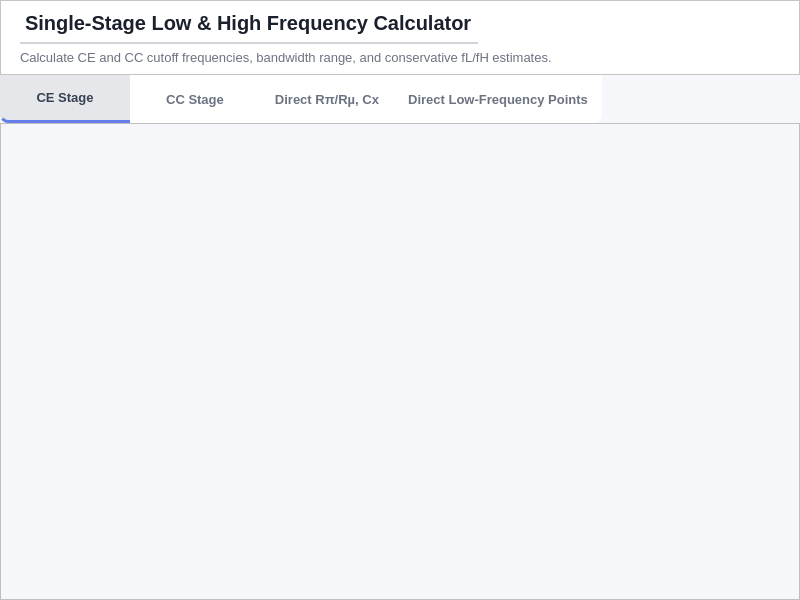
<?xml version="1.0" encoding="UTF-8"?>
<ui version="4.0">
 <class>Form</class>
 <widget class="QWidget" name="Form">
  <property name="geometry">
   <rect>
    <x>0</x>
    <y>0</y>
    <width>800</width>
    <height>600</height>
   </rect>
  </property>
  <property name="windowTitle">
   <string>Form</string>
  </property>
  <property name="styleSheet">
   <string notr="true">background-color: #f5f7fa;</string>
  </property>
  <layout class="QVBoxLayout" name="verticalLayout">
   <property name="spacing">
    <number>0</number>
   </property>
   <property name="leftMargin">
    <number>0</number>
   </property>
   <property name="topMargin">
    <number>0</number>
   </property>
   <property name="rightMargin">
    <number>0</number>
   </property>
   <property name="bottomMargin">
    <number>0</number>
   </property>
   <item>
    <widget class="QFrame" name="topBarFrame">
     <property name="sizePolicy">
      <sizepolicy hsizetype="Preferred" vsizetype="Fixed">
       <horstretch>0</horstretch>
       <verstretch>0</verstretch>
      </sizepolicy>
     </property>
     <property name="minimumSize">
      <size>
       <width>0</width>
       <height>70</height>
      </size>
     </property>
     <property name="maximumSize">
      <size>
       <width>16777215</width>
       <height>75</height>
      </size>
     </property>
     <property name="styleSheet">
      <string notr="true">background-color: white;</string>
     </property>
     <property name="frameShape">
      <enum>QFrame::Shape::StyledPanel</enum>
     </property>
     <layout class="QGridLayout" name="gridLayout_2">
      <item row="0" column="0">
       <spacer name="horizontalSpacer_4">
        <property name="orientation">
         <enum>Qt::Orientation::Horizontal</enum>
        </property>
        <property name="sizeType">
         <enum>QSizePolicy::Policy::Fixed</enum>
        </property>
        <property name="sizeHint" stdset="0">
         <size>
          <width>10</width>
          <height>20</height>
         </size>
        </property>
       </spacer>
      </item>
      <item row="0" column="1">
       <layout class="QVBoxLayout" name="verticalLayout_2">
        <property name="spacing">
         <number>20</number>
        </property>
        <property name="topMargin">
         <number>0</number>
        </property>
        <property name="bottomMargin">
         <number>0</number>
        </property>
        <item>
         <widget class="QLabel" name="labelTitle">
          <property name="sizePolicy">
           <sizepolicy hsizetype="Maximum" vsizetype="Fixed">
            <horstretch>0</horstretch>
            <verstretch>0</verstretch>
           </sizepolicy>
          </property>
          <property name="minimumSize">
           <size>
            <width>200</width>
            <height>34</height>
           </size>
          </property>
          <property name="styleSheet">
           <string notr="true">QLabel {
    font-size: 20px;
    font-weight: 900;
    color: #1a202c;
    background: transparent;

    border: none;
    border-bottom: 2px solid #d1d5db;  /* clean soft grey */
    padding-bottom: 6px;
}</string>
          </property>
          <property name="text">
           <string>Single-Stage Low &amp; High Frequency Calculator</string>
          </property>
         </widget>
        </item>
        <item>
         <widget class="QLabel" name="labelSubTitle">
          <property name="minimumSize">
           <size>
            <width>0</width>
            <height>0</height>
           </size>
          </property>
          <property name="styleSheet">
           <string notr="true">QLabel {
    font-size: 13px;
    font-weight: 400;
    color: #6b7280;   /* soft grey */
    background: transparent;
}</string>
          </property>
          <property name="text">
           <string>Calculate CE and CC cutoff frequencies, bandwidth range, and conservative fL/fH estimates.</string>
          </property>
         </widget>
        </item>
       </layout>
      </item>
      <item row="0" column="3">
       <spacer name="horizontalSpacer">
        <property name="orientation">
         <enum>Qt::Orientation::Horizontal</enum>
        </property>
        <property name="sizeType">
         <enum>QSizePolicy::Policy::MinimumExpanding</enum>
        </property>
        <property name="sizeHint" stdset="0">
         <size>
          <width>40</width>
          <height>20</height>
         </size>
        </property>
       </spacer>
      </item>
     </layout>
    </widget>
   </item>
   <item>
    <layout class="QHBoxLayout" name="horizontalLayout">
     <property name="spacing">
      <number>0</number>
     </property>
     <property name="sizeConstraint">
      <enum>QLayout::SizeConstraint::SetDefaultConstraint</enum>
     </property>
     <item>
      <widget class="QPushButton" name="buttonCE">
       <property name="minimumSize">
        <size>
         <width>130</width>
         <height>48</height>
        </size>
       </property>
       <property name="maximumSize">
        <size>
         <width>16777215</width>
         <height>16777215</height>
        </size>
       </property>
       <property name="cursor">
        <cursorShape>PointingHandCursor</cursorShape>
       </property>
       <property name="styleSheet">
        <string notr="true">QPushButton {
    background-color: #ffffff;
    border: none;
    
    /* Only the bottom-left is rounded */
    border-bottom-left-radius: 8px;
    border-top-left-radius: 0px;
    border-top-right-radius: 0px;
    border-bottom-right-radius: 0px;

    color: #6b7280;
    font-size: 13px;
    font-weight: 500;
    padding: 8px 14px;
    text-align: center;
}

/* Hover */
QPushButton:hover {
    background-color: #f9fafb;
    color: #667EEA;
}

/* While clicking */
QPushButton:pressed {
    background-color: transparent;
}

/* Selected (persistent state) */
QPushButton:checked {
    background-color: #e5e7eb;
    color: #374151;
    font-weight: 600;

    /* The blue line will now follow the bottom-left curve */
    border-bottom: 3px solid #667EEA;
}</string>
       </property>
       <property name="text">
        <string>CE Stage</string>
       </property>
       <property name="checkable">
        <bool>true</bool>
       </property>
       <property name="checked">
        <bool>true</bool>
       </property>
       <attribute name="buttonGroup">
        <string notr="true">buttonGroup</string>
       </attribute>
      </widget>
     </item>
     <item>
      <widget class="QPushButton" name="buttonCC">
       <property name="sizePolicy">
        <sizepolicy hsizetype="Minimum" vsizetype="Fixed">
         <horstretch>0</horstretch>
         <verstretch>0</verstretch>
        </sizepolicy>
       </property>
       <property name="minimumSize">
        <size>
         <width>130</width>
         <height>48</height>
        </size>
       </property>
       <property name="maximumSize">
        <size>
         <width>16777215</width>
         <height>16777215</height>
        </size>
       </property>
       <property name="cursor">
        <cursorShape>PointingHandCursor</cursorShape>
       </property>
       <property name="styleSheet">
        <string notr="true">QPushButton {
    background-color: #ffffff;
    border: none;
    
    color: #6b7280;
    font-size: 13px;
    font-weight: 500;
    padding: 8px 14px;
    text-align: center;
}

/* Hover */
QPushButton:hover {
    background-color: #f9fafb;
    color: #667EEA;
}

/* While clicking */
QPushButton:pressed {
    background-color: transparent;
}

/* Selected (persistent state) */
QPushButton:checked {
    background-color: #e5e7eb;
    color: #374151;
    font-weight: 600;
    border-bottom: 3px solid #667EEA;
}</string>
       </property>
       <property name="text">
        <string>CC Stage</string>
       </property>
       <property name="checkable">
        <bool>true</bool>
       </property>
       <property name="checked">
        <bool>false</bool>
       </property>
       <attribute name="buttonGroup">
        <string notr="true">buttonGroup</string>
       </attribute>
      </widget>
     </item>
     <item>
      <widget class="QPushButton" name="buttonDirectRpi">
       <property name="sizePolicy">
        <sizepolicy hsizetype="Minimum" vsizetype="Fixed">
         <horstretch>0</horstretch>
         <verstretch>0</verstretch>
        </sizepolicy>
       </property>
       <property name="minimumSize">
        <size>
         <width>130</width>
         <height>48</height>
        </size>
       </property>
       <property name="maximumSize">
        <size>
         <width>16777215</width>
         <height>16777215</height>
        </size>
       </property>
       <property name="cursor">
        <cursorShape>PointingHandCursor</cursorShape>
       </property>
       <property name="styleSheet">
        <string notr="true">QPushButton {
    background-color: #ffffff;
    border: none;
    
    color: #6b7280;
    font-size: 13px;
    font-weight: 500;
    padding: 8px 14px;
    text-align: center;
}

/* Hover */
QPushButton:hover {
    background-color: #f9fafb;
    color: #667EEA;
}

/* While clicking */
QPushButton:pressed {
    background-color: transparent;
}

/* Selected (persistent state) */
QPushButton:checked {
    background-color: #e5e7eb;
    color: #374151;
    font-weight: 600;
    border-bottom: 3px solid #667EEA;
}</string>
       </property>
       <property name="text">
        <string>Direct Rπ/Rµ, Cx</string>
       </property>
       <property name="checkable">
        <bool>true</bool>
       </property>
       <property name="checked">
        <bool>false</bool>
       </property>
       <attribute name="buttonGroup">
        <string notr="true">buttonGroup</string>
       </attribute>
      </widget>
     </item>
     <item>
      <widget class="QPushButton" name="buttonDirectLowFreq">
       <property name="sizePolicy">
        <sizepolicy hsizetype="Minimum" vsizetype="Fixed">
         <horstretch>0</horstretch>
         <verstretch>0</verstretch>
        </sizepolicy>
       </property>
       <property name="minimumSize">
        <size>
         <width>130</width>
         <height>48</height>
        </size>
       </property>
       <property name="maximumSize">
        <size>
         <width>16777215</width>
         <height>16777215</height>
        </size>
       </property>
       <property name="cursor">
        <cursorShape>PointingHandCursor</cursorShape>
       </property>
       <property name="styleSheet">
        <string notr="true">QPushButton {
    background-color: #ffffff;
    border: none;
    
    /* Only the bottom-right is rounded now */
    border-bottom-right-radius: 8px;
    border-bottom-left-radius: 0px;
    border-top-left-radius: 0px;
    border-top-right-radius: 0px;

    color: #6b7280;
    font-size: 13px;
    font-weight: 500;
    padding: 8px 14px;
    text-align: center;
}

/* Hover */
QPushButton:hover {
    background-color: #f9fafb;
    color: #667EEA;
}

/* While clicking */
QPushButton:pressed {
    background-color: transparent;
}

/* Selected (persistent state) */
QPushButton:checked {
    background-color: #e5e7eb;
    color: #374151;
    font-weight: 600;

    /* Re-stating the radius here ensures the blue line follows the bottom-right curve */
    border-bottom-right-radius: 8px;
    border-bottom: 3px solid #667EEA;
}</string>
       </property>
       <property name="text">
        <string>Direct Low-Frequency Points</string>
       </property>
       <property name="checkable">
        <bool>true</bool>
       </property>
       <property name="checked">
        <bool>false</bool>
       </property>
       <attribute name="buttonGroup">
        <string notr="true">buttonGroup</string>
       </attribute>
      </widget>
     </item>
     <item>
      <spacer name="horizontalSpacer_2">
       <property name="orientation">
        <enum>Qt::Orientation::Horizontal</enum>
       </property>
       <property name="sizeHint" stdset="0">
        <size>
         <width>40</width>
         <height>20</height>
        </size>
       </property>
      </spacer>
     </item>
    </layout>
   </item>
   <item>
    <widget class="QScrollArea" name="scrollArea">
     <property name="styleSheet">
      <string notr="true">QScrollArea {
    background-color: #f5f7fa;
    border: none;
}

QScrollArea &gt; QWidget &gt; QWidget {
    background-color: #f5f7fa;
}

/* ── Vertical ── */
QScrollBar:vertical {
    background: #e9ebf0;
    width: 8px;
    border-radius: 4px;
    margin: 0px;
}

QScrollBar::handle:vertical {
    background: #b0b8c8;
    border-radius: 4px;
    min-height: 30px;
}

QScrollBar::handle:vertical:hover {
    background: #8e99ad;
}

QScrollBar::add-line:vertical,
QScrollBar::sub-line:vertical {
    height: 0px;
}

QScrollBar::add-page:vertical,
QScrollBar::sub-page:vertical {
    background: none;
}

/* ── Horizontal ── */
QScrollBar:horizontal {
    background: #e9ebf0;
    height: 8px;
    border-radius: 4px;
    margin: 0px;
}

QScrollBar::handle:horizontal {
    background: #b0b8c8;
    border-radius: 4px;
    min-width: 30px;
}

QScrollBar::handle:horizontal:hover {
    background: #8e99ad;
}

QScrollBar::add-line:horizontal,
QScrollBar::sub-line:horizontal {
    width: 0px;
}

QScrollBar::add-page:horizontal,
QScrollBar::sub-page:horizontal {
    background: none;
}</string>
     </property>
     <property name="widgetResizable">
      <bool>true</bool>
     </property>
     <widget class="QWidget" name="scrollAreaWidgetContents">
      <property name="geometry">
       <rect>
        <x>0</x>
        <y>0</y>
        <width>800</width>
        <height>475</height>
       </rect>
      </property>
      <layout class="QHBoxLayout" name="horizontalLayout_2">
       <item>
        <widget class="QStackedWidget" name="stackedWidget">
         <property name="currentIndex">
          <number>3</number>
         </property>
         <widget class="QWidget" name="page0CECE"/>
         <widget class="QWidget" name="page1CCCE"/>
         <widget class="QWidget" name="page2CECC"/>
         <widget class="QWidget" name="page3BufferSolver"/>
        </widget>
       </item>
      </layout>
     </widget>
    </widget>
   </item>
  </layout>
 </widget>
 <resources/>
 <connections/>
 <buttongroups>
  <buttongroup name="buttonGroup"/>
 </buttongroups>
</ui>
